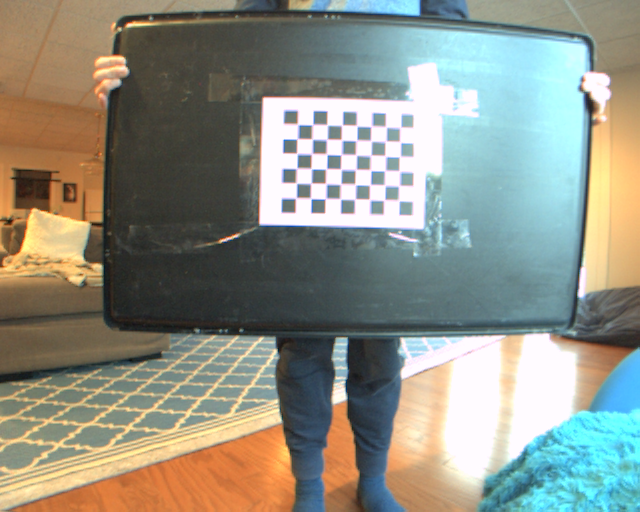
#> input picture scratch/images/left_0.png, 640 x 512 px, found by its file name
$ python test2.py
#> lines starting #> are read from the running program, lines starting #| are printed output that depends on the picture; after the words box and inside, x2 and y2 are one past the last pixel; in counts of white or black regions, pixels touching at a corner belong together
import cv2
import numpy as np
from stereo import Stereo
import math

if __name__ == '__main__':
    # [5 lines of commented-out code are left out]

    pts = np.array([[10,5],[20,30],[70,20],[50,10]], np.int32)
    print(str(pts))
    pts = pts.reshape((-1,1,2))
    print(str(pts))

    img = cv2.imread('/home/lbarnett/ros2_ws/src/rcraicer/tk/images/left_0.png')
#> img is the input picture: shape (512, 640, 3); mean B, G, R 133.2, 145.2, 143.1
    cv2.polylines(img,[pts],True,(0,255,255))
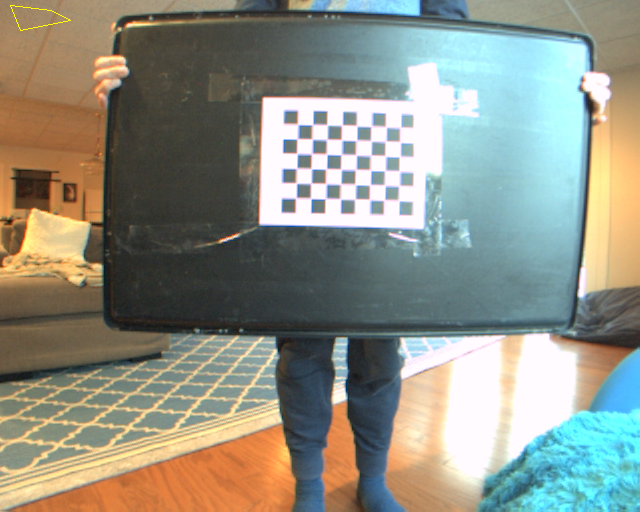
#> img: shape (512, 640, 3); 0.04% of pixels changed, all inside (x1, y1, x2, y2) = (10, 5, 71, 31)

    cv2.imshow("Left", img)

    cv2.waitKey()


    rvec = np.array([0.02342519, -0.27909857, 0.00258317], dtype='float32')
    tvec = np.array([-0.04465982, -0.01888669, -0.2570713], dtype='float32')


    # cone1 = np.array([[0.6244246],[0.59622145],	[1.8437463]], dtype='float32')
    cone1 = np.array([-0.4870041,0.5739608, 1.8282526], dtype='float32')

    rmat, jac = cv2.Rodrigues(rvec)

    # rmat[0).append(tvec[0])
    # rmat[1][3] = tvec[1]
    # rmat[2][3] = tvec[2]

    print("Rotation: " + str(rmat))

    # rmat = np.concatenate((rmat, tvec), axis=1)
    # print("Rotation 2: " + str(rmat))


    val = np.dot(cone1, rmat)
    # val = cone1 * rmat

    print("Val: " + str(val))

    val1 = val - tvec

    print("Val1: " + str(val1))

$ run again, with scratch/images/left_1.png copied over scratch/images/left_0.png
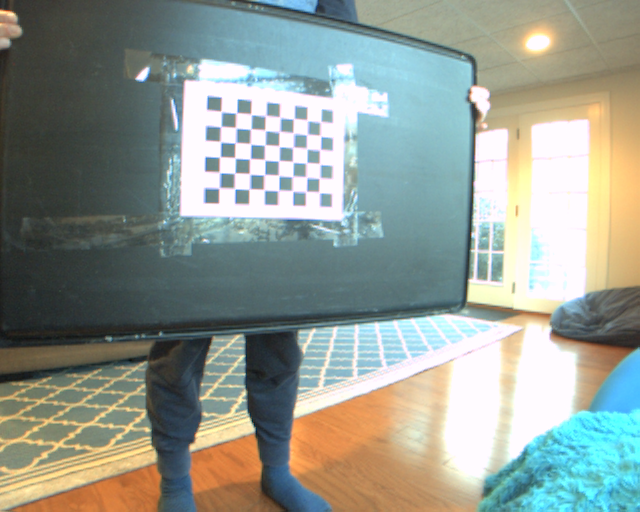
#> input picture scratch/images/left_1.png, 640 x 512 px, found by its file name
#> img is the input picture: shape (512, 640, 3); mean B, G, R 146.1, 154.9, 146.4
#> `cv2.polylines(img,[pts],True,(0,255,255))`:
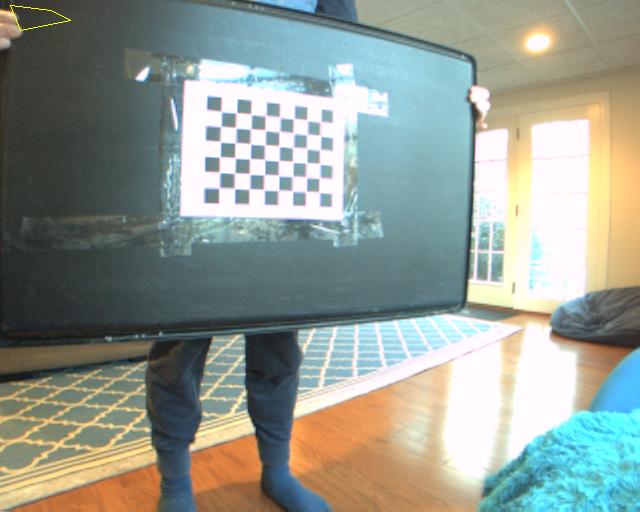
#> img: shape (512, 640, 3); 0.04% of pixels changed, all inside (x1, y1, x2, y2) = (10, 5, 71, 31)

$ run again, with scratch/images/left_10.png copied over scratch/images/left_0.png
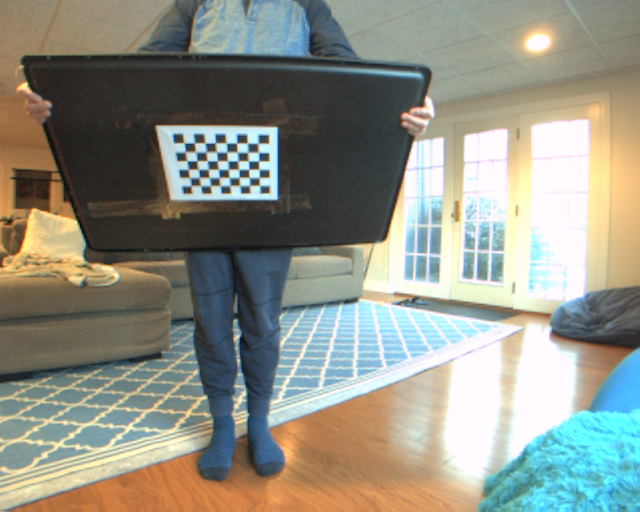
#> input picture scratch/images/left_10.png, 640 x 512 px, found by its file name
#> img is the input picture: shape (512, 640, 3); mean B, G, R 134.3, 145.7, 144
#> `cv2.polylines(img,[pts],True,(0,255,255))`:
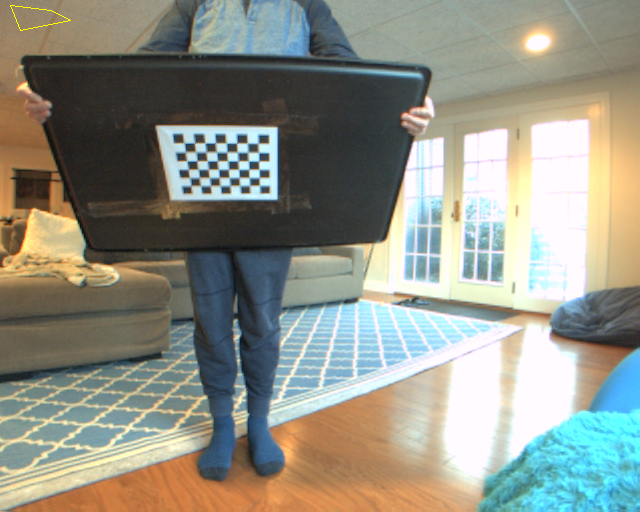
#> img: shape (512, 640, 3); 0.04% of pixels changed, all inside (x1, y1, x2, y2) = (10, 5, 71, 31)

$ run again, with scratch/images/left_11.png copied over scratch/images/left_0.png
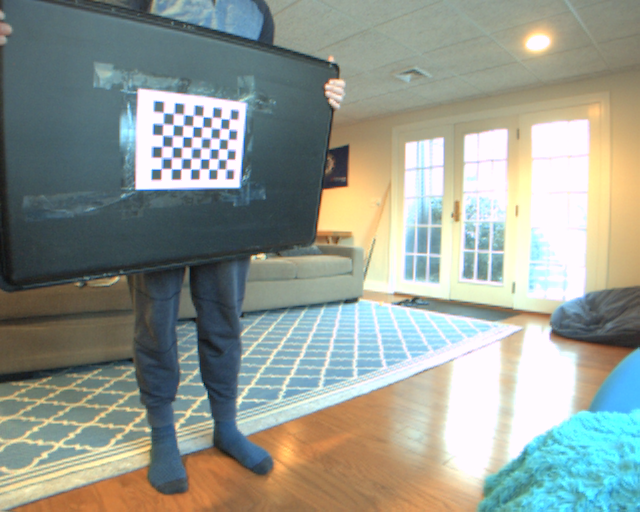
#> input picture scratch/images/left_11.png, 640 x 512 px, found by its file name
#> img is the input picture: shape (512, 640, 3); mean B, G, R 145.9, 155.1, 147.5
#> `cv2.polylines(img,[pts],True,(0,255,255))`:
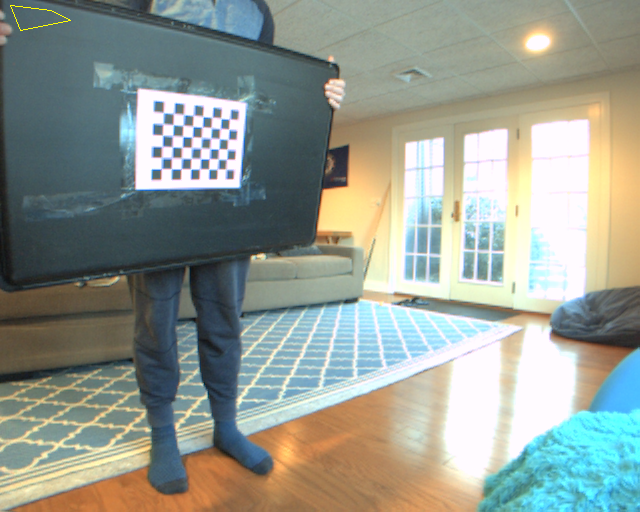
#> img: shape (512, 640, 3); 0.04% of pixels changed, all inside (x1, y1, x2, y2) = (10, 5, 71, 31)
